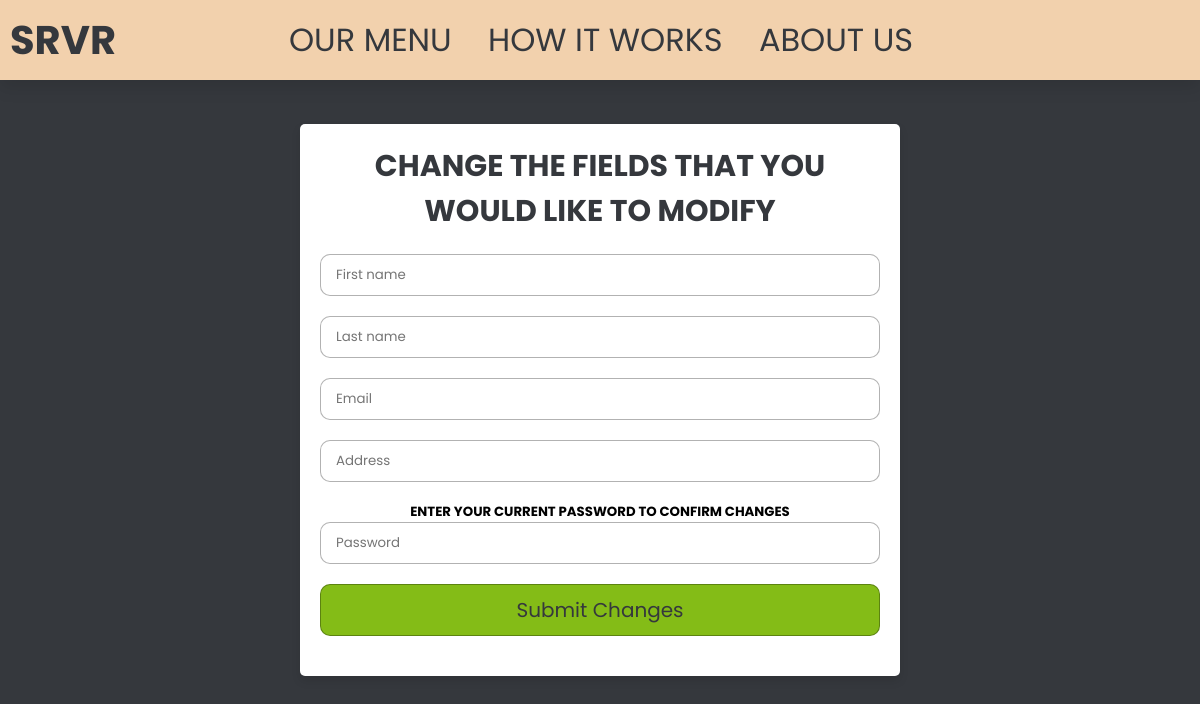
Before: /usrsettings/James with the older database file.
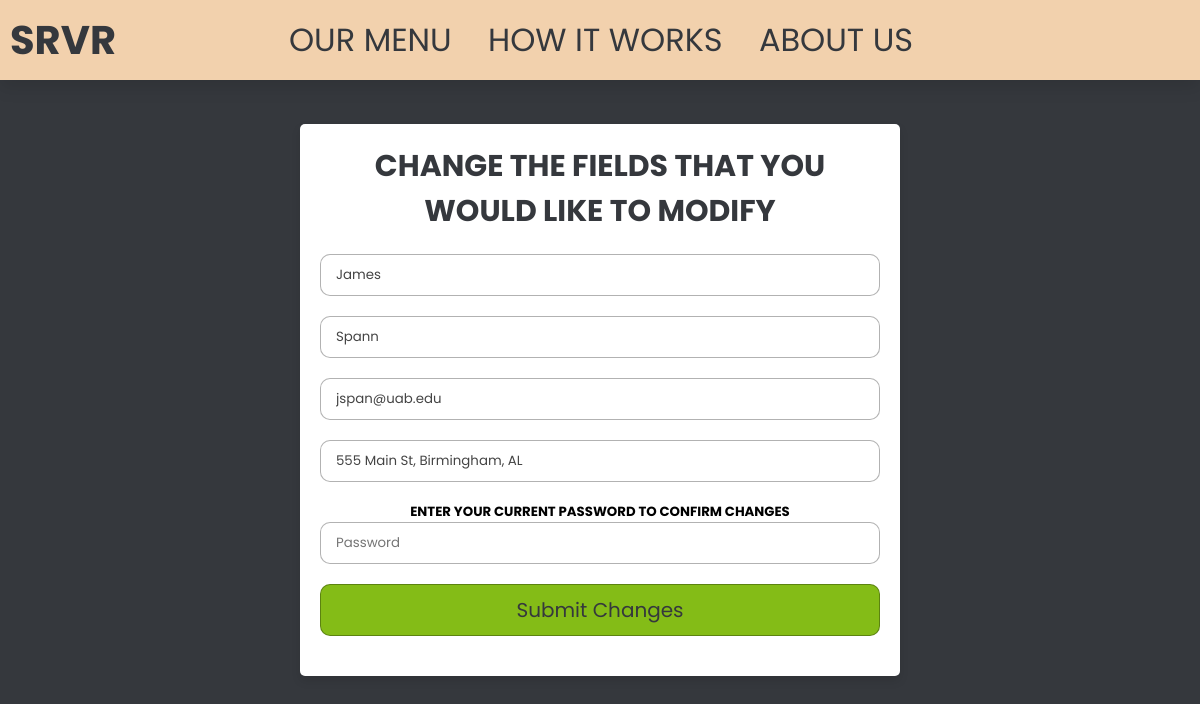
After: the same page with the newer database file.
### main.py (models this page shows, shortened)
class User(db.Model):
    __tablename__ = "users"
    user_id = db.Column(db.Integer, primary_key=True)
    fname = db.Column(db.Text, nullable=False)
    lname = db.Column(db.Text, nullable=False)
    email = db.Column(db.Text, nullable=False)
    password = db.Column(db.Text, nullable=False)
    address = db.Column(db.Text, nullable=False)

### main.py (the view)
@app.route('/usrsettings/<string:fname>', methods = ["GET", "POST"])
def usrsettings(fname):
    user = User.query.filter_by(fname=fname).first()
    return render_template("usrsettings.html", user=user)

### templates/usrsettings.html (shortened to what this page needs)
<!DOCTYPE html>
<html lang="en">
<head>
    <link rel="stylesheet" href="../static/styles.css">
</head>
<body>
    <header>
        <div class="left-section">
            <a href="main.html" class="logo">SRVR<i class="bi bi-badge-tm"></i></a>
        </div>
        <div class="center-section">
            <nav class="navbar">
                <a href="{{url_for('browsemenu')}}">Our Menu</a>
                <a href="howitworks.html">How it Works</a>
                <a href="{{url_for('aboutus')}}">About Us</a>
            </nav>
        </div>
    </header>
    <div class="form-container">
        <form action="/updateInfo/{{user.fname}}" method="post" enctype="multipart/form-data">
            <h3>Change the fields that you would like to modify</h3>
            <input type="text" name="fname" required placeholder="First name" value="{{ user.fname }}">
            <input type="text" name="lname" required placeholder="Last name" value="{{ user.lname }}">
            <input type="email" name="email" required placeholder="Email" value="{{ user.email }}">
            <input type="text" name="address" required placeholder="Address" value="{{ user.address }}">
            <h5>Enter your current password to confirm changes</h5>
            <input type="password" name="password" required placeholder="Password">
            <input type="submit" value="Submit Changes" class="form-btn">
        </form>
    </div>
</body>
</html>

### static/styles.css (style rules this page uses)
:root { --red:#ee231e; --tan: #f2d1ad; --gray: #35383d; --green: #84bc17; }
* { font-family: "Poppins", sans-serif; margin: 0; padding: 0; box-sizing: border-box; outline: none; border: none; text-decoration: none; transition: all 0.2s linear; }
html { font-size: 100%; overflow-x: hidden; scroll-behavior: smooth; scroll-padding-top: 6rem; }
body { background: #f7f7f7; }
header { position: fixed; top: 0; left: 0; right: 0; z-index: 1000; display: flex; align-items: center; justify-content: center; background: var(--tan); padding: 2rem 9%; box-shadow: 0 0.5rem 1rem rgba(0, 0, 0, 0.1); padding: 10px; }
header .logo { font-size: 2.5rem; font-weight: bolder; color: var(--gray); }
header .logo i { padding-left: 0.5rem; font-size: 1.5rem; color: var(--red); }
header .navbar a { font-size: 2rem; margin-left: 2rem; color: var(--gray); }
.left-section { margin-right: auto; }
.center-section { display: inline-block; text-align: center; margin: 0 auto; }
.login label,input { display: block; width: 100%; }
* { font-family: 'Poppins', sans-serif; margin: 0; padding: 0; box-sizing: border-box; outline: none; border: none; text-decoration: none; text-transform: uppercase; }
.form-container { min-height: 100vh; background: var(--gray); display: flex; align-items: center; justify-content: center; flex-flow: column; padding-bottom: 60px; padding-top: 5%; }
.form-container form { padding: 20px; width: 600px; background: #fff; border-radius: 5px; box-shadow: 0 5px 10px rgba(0,0,0,0.1); text-align: center; }
.form-container form h3 { font-size: 30px; color: var(--gray); margin-bottom: 20px; text-transform: uppercase; }
.form-container form input { width: 100%; padding: 10px 15px; border-radius: 10px; border: 1px solid rgba(0,0,0,0.3); margin-bottom: 20px; color: #444; text-transform: none; }
.form-container form .form-btn { background: var(--green); color: var(--gray); text-transform: capitalize; font-size: 20px; cursor: pointer; }

### templates/usrsettings.html (style rules this page uses)
.center-section { display: inline-block; text-align: center; margin-left: -9rem; }

Changed rows visible on the page:
added User: fname "James", lname "Spann", email "jspan@uab.edu", address "555 Main St, Birmingham, AL"
